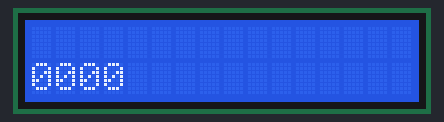
A sketch run on a simulated Arduino Uno, built with avr-gcc and run on an emulated ATmega328P. On the bench: 16×2 character LCD.

Above: at 0.13 s.
At 4.96 s:
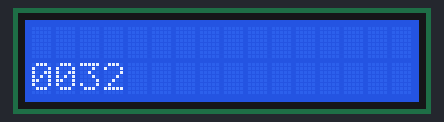
At 9.95 s:
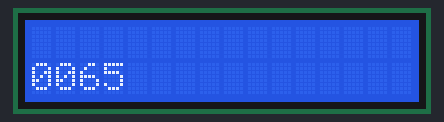
At 19.91 s:
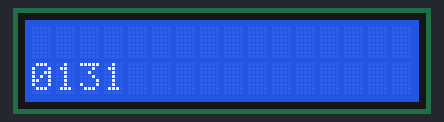
At 29.87 s:
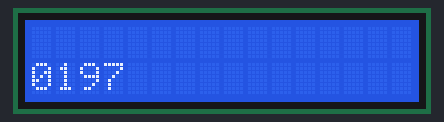
At 39.84 s:
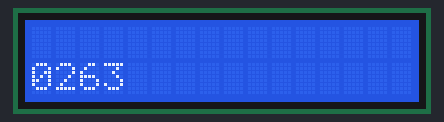

The sketch:

lcd_16x2_ex.ino
```cpp
// Autor: Lucas Barboza Costa
// Importando a lib (Cristal Líquido)
// de 0000 até 9999
#include <LiquidCrystal.h>

// Pinos da Linha
LiquidCrystal LCD(2, 3, 4, 5, 6, 7);
// 2: RS | 3: EN | 4: D4 | 5: D5 | 6: D6 | 7: D7

int num = 0;

void setup()
{
  LCD.begin(16, 2);
}

void loop()
{
  /*
  /: divisão
  %: resto da divisão
  */

  LCD.setCursor(0, 1);

  LCD.print(num / 1000); // milhar
  LCD.print((num % 1000) / 100); // centena
  LCD.print((num % 100) / 10); // dezena
  LCD.print(num % 10); // unidade

  num++;

  if (num > 9999) {
    num = 0;
  }

  delay(150);
}
```
